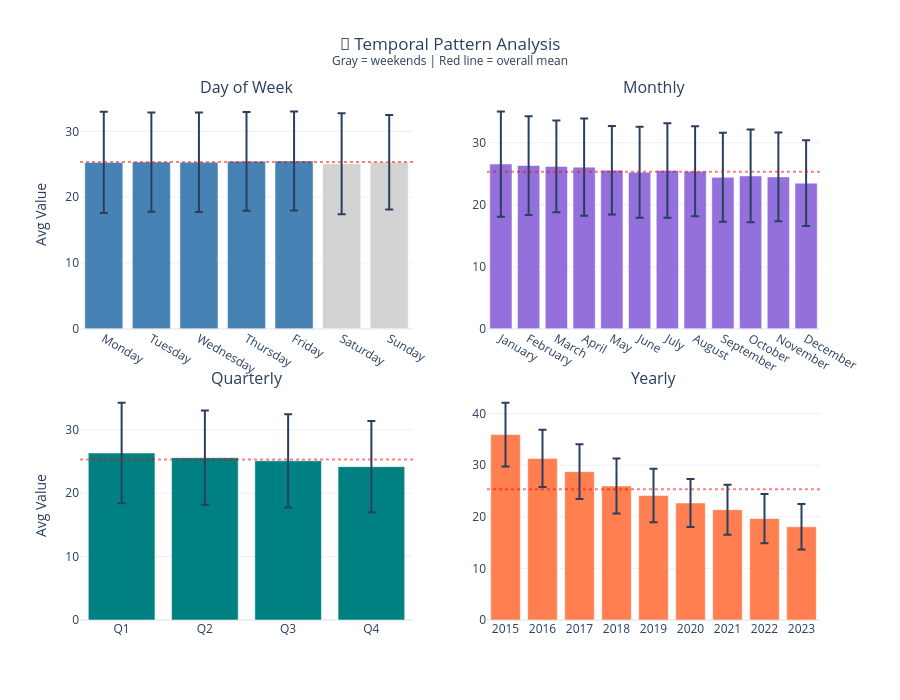

The code cell stored with this chart in its notebook:
### Markdown cell above
## 1c.6 Seasonality Detection

**📖 Understanding Seasonality:**
- **Weekly** (period=7): Higher activity on certain days
- **Monthly** (period~30): End-of-month patterns, billing cycles
- **Quarterly** (period~90): Business cycles, seasonal products

**📊 Interpreting Strength (Autocorrelation):**

Strength measures how well values at a given lag correlate with current values.

| Strength | Interpretation | Random Data Baseline |
|----------|----------------|---------------------|
| 0.0 | No pattern (random noise) | ≈ 0.0 |
| 0.1–0.3 | Weak pattern | Barely above random |
| 0.3–0.5 | Moderate pattern | 3–5× lift over random |
| 0.5–0.7 | Strong pattern | Clear repeating cycle |
| > 0.7 | Very strong pattern | Near-deterministic cycle |

*Lift interpretation: A strength of 0.4 means the pattern explains ~40% of variance at that lag, vs ~0% for random data.*

**🎯 Window-Aligned Pattern Detection:**

We check two types of patterns:
- **Natural periods** (7, 14, 21, 30 days): Calendar-driven cycles
- **Aggregation windows** (from findings): Patterns at your selected feature windows (e.g., 180d, 365d)

If a pattern aligns with your aggregation window, features computed over that window may capture the full cycle — consider this when interpreting aggregated features.

**Impact on ML:**
- Add day-of-week, month features for detected periods
- Consider seasonal decomposition for strong patterns
- Use cyclical encodings (sin/cos) for neural networks

### Code cell
# Seasonality Analysis - Temporal Pattern Grid + Autocorrelation

# Prepare temporal columns
daily_data["day_of_week"] = daily_data[TIME_COLUMN].dt.day_name()
daily_data["month"] = daily_data[TIME_COLUMN].dt.month_name()
daily_data["quarter"] = "Q" + daily_data[TIME_COLUMN].dt.quarter.astype(str)
daily_data["year"] = daily_data[TIME_COLUMN].dt.year.astype(str)

dow_order = ["Monday", "Tuesday", "Wednesday", "Thursday", "Friday", "Saturday", "Sunday"]
month_order = ["January", "February", "March", "April", "May", "June", "July", "August", "September", "October", "November", "December"]
daily_data["day_of_week"] = native_pd.Categorical(daily_data["day_of_week"], categories=[d for d in dow_order if d in daily_data["day_of_week"].to_numpy()], ordered=True)
daily_data["month"] = native_pd.Categorical(daily_data["month"], categories=[m for m in month_order if m in daily_data["month"].to_numpy()], ordered=True)
daily_data["quarter"] = native_pd.Categorical(daily_data["quarter"], categories=[q for q in ["Q1","Q2","Q3","Q4"] if q in daily_data["quarter"].to_numpy()], ordered=True)

# Compute statistics
dow_stats_mean = daily_data.groupby("day_of_week", observed=True)[analysis_col].mean().reset_index().rename(columns={analysis_col: "mean"})
dow_stats_std = daily_data.groupby("day_of_week", observed=True)[analysis_col].std().reset_index().rename(columns={analysis_col: "std"})
dow_stats = dow_stats_mean.merge(dow_stats_std, on="day_of_week")
monthly_stats_mean = daily_data.groupby("month", observed=True)[analysis_col].mean().reset_index().rename(columns={analysis_col: "mean"})
monthly_stats_std = daily_data.groupby("month", observed=True)[analysis_col].std().reset_index().rename(columns={analysis_col: "std"})
monthly_stats = monthly_stats_mean.merge(monthly_stats_std, on="month")
quarterly_stats_mean = daily_data.groupby("quarter", observed=True)[analysis_col].mean().reset_index().rename(columns={analysis_col: "mean"})
quarterly_stats_std = daily_data.groupby("quarter", observed=True)[analysis_col].std().reset_index().rename(columns={analysis_col: "std"})
quarterly_stats = quarterly_stats_mean.merge(quarterly_stats_std, on="quarter")
yearly_stats_mean = daily_data.groupby("year", observed=True)[analysis_col].mean().reset_index().rename(columns={analysis_col: "mean"})
yearly_stats_std = daily_data.groupby("year", observed=True)[analysis_col].std().reset_index().rename(columns={analysis_col: "std"})
yearly_stats = yearly_stats_mean.merge(yearly_stats_std, on="year")
overall_mean = daily_data[analysis_col].mean()

# Get aggregation window lags for seasonality detection
window_lags = []
if findings.time_series_metadata and findings.time_series_metadata.suggested_aggregations:
    for w in findings.time_series_metadata.suggested_aggregations:
        if w != "all_time":
            days = int(w.replace("d", "").replace("h", "")) if "d" in w else int(w.replace("h", "")) // 24
            if days > 30:
                window_lags.append(days)

# Run seasonality detection
seasonality_results = analyzer.detect_seasonality(daily_data, value_column=analysis_col, additional_lags=window_lags)

# Create 2x2 visualization grid
fig = make_subplots(rows=2, cols=2, subplot_titles=["Day of Week", "Monthly", "Quarterly", "Yearly"],
                    horizontal_spacing=0.1, vertical_spacing=0.12)

colors_dow = ["lightgray" if d in ["Saturday", "Sunday"] else "steelblue" for d in dow_stats["day_of_week"]]
fig.add_trace(go.Bar(x=dow_stats["day_of_week"], y=dow_stats["mean"], error_y=dict(type="data", array=dow_stats["std"]),
                     marker_color=colors_dow, showlegend=False), row=1, col=1)
fig.add_trace(go.Bar(x=monthly_stats["month"], y=monthly_stats["mean"], error_y=dict(type="data", array=monthly_stats["std"]),
                     marker_color="mediumpurple", showlegend=False), row=1, col=2)
fig.add_trace(go.Bar(x=quarterly_stats["quarter"], y=quarterly_stats["mean"], error_y=dict(type="data", array=quarterly_stats["std"]),
                     marker_color="teal", showlegend=False), row=2, col=1)
fig.add_trace(go.Bar(x=yearly_stats["year"], y=yearly_stats["mean"], error_y=dict(type="data", array=yearly_stats["std"]),
                     marker_color="coral", showlegend=False), row=2, col=2)

for row, col in [(1, 1), (1, 2), (2, 1), (2, 2)]:
    fig.add_hline(y=overall_mean, line_dash="dot", line_color="red", opacity=0.5, row=row, col=col)

fig.update_layout(title={"text": "📅 Temporal Pattern Analysis<br><sup>Gray = weekends | Red line = overall mean</sup>",
                         "x": 0.5, "xanchor": "center"}, template="plotly_white", height=700)
fig.update_yaxes(title_text="Avg Value", row=1, col=1)
fig.update_yaxes(title_text="Avg Value", row=2, col=1)
display_figure(fig)

# Combined Pattern Analysis
print("📊 SEASONALITY & TEMPORAL PATTERN ANALYSIS")
print("="*60)

# Variation analysis
def calc_var(stats): return (stats["mean"].max() - stats["mean"].min()) / overall_mean * 100 if len(stats) > 1 else 0
variations = {"day_of_week": calc_var(dow_stats), "month": calc_var(monthly_stats),
              "quarter": calc_var(quarterly_stats), "year": calc_var(yearly_stats)}

print("\n📈 Pattern Variation (% from mean):")
print(f"   Day of Week: {variations['day_of_week']:.1f}%")
print(f"   Monthly:     {variations['month']:.1f}%")
print(f"   Quarterly:   {variations['quarter']:.1f}%")
print(f"   Yearly:      {variations['year']:.1f}%")

# Autocorrelation seasonality
print("\n🔁 Autocorrelation Seasonality (threshold > 0.3):")
if seasonality_results:
    for sr in seasonality_results:
        strength = "Strong" if sr.strength > 0.5 else "Moderate"
        aligned = " [aggregation window]" if sr.period in window_lags else ""
        print(f"   • {sr.period_name or f'{sr.period}d'}: {sr.strength:.3f} ({strength}){aligned}")
else:
    print("   No significant autocorrelation patterns detected")

# Generate recommendations
SEASONALITY_RECOMMENDATIONS = []
for pattern, var_pct in variations.items():
    priority = "high" if var_pct > 20 else "medium" if var_pct > 10 else "low"

    if pattern == "day_of_week" and var_pct > 10:
        SEASONALITY_RECOMMENDATIONS.append({"pattern": pattern, "variation": var_pct, "priority": priority,
            "features": ["dow_sin", "dow_cos", "is_weekend"], "reason": f"{var_pct:.1f}% variation - add cyclical encoding"})
    elif pattern == "month" and var_pct > 10:
        SEASONALITY_RECOMMENDATIONS.append({"pattern": pattern, "variation": var_pct, "priority": priority,
            "features": ["month_sin", "month_cos"], "reason": f"{var_pct:.1f}% variation - add cyclical encoding"})
    elif pattern == "quarter" and var_pct > 10:
        SEASONALITY_RECOMMENDATIONS.append({"pattern": pattern, "variation": var_pct, "priority": priority,
            "features": ["quarter_sin", "quarter_cos"], "reason": f"{var_pct:.1f}% variation - add cyclical encoding"})
    elif pattern == "year" and var_pct > 20:
        trend_explains = 'trend_result' in dir() and trend_result.strength > 0.3 and trend_result.has_direction
        if trend_explains:
            SEASONALITY_RECOMMENDATIONS.append({"pattern": pattern, "variation": var_pct, "priority": priority,
                "features": ["year_trend"], "reason": f"{var_pct:.1f}% variation aligned with trend"})
        else:
            SEASONALITY_RECOMMENDATIONS.append({"pattern": pattern, "variation": var_pct, "priority": priority,
                "features": ["year_categorical"], "reason": f"{var_pct:.1f}% variation but NO linear trend - use categorical",
                "warning": "Stepwise changes or non-linear cycles suspected"})

# For autocorrelation-detected patterns
for sr in seasonality_results:
    if sr.period in [7, 14, 21, 30] and sr.strength > 0.3:
        SEASONALITY_RECOMMENDATIONS.append({"pattern": f"{sr.period}d_cycle", "variation": sr.strength * 100,
            "priority": "medium", "features": [f"lag_{sr.period}d_ratio"],
            "reason": f"Autocorrelation {sr.strength:.2f} at {sr.period}d - add lag ratio feature"})

print("\n" + "─"*60)
print("📋 SEASONALITY RECOMMENDATIONS:")
print("─"*60)
if SEASONALITY_RECOMMENDATIONS:
    for rec in SEASONALITY_RECOMMENDATIONS:
        icon = {"high": "🔴", "medium": "🟡", "low": "🟢"}.get(rec["priority"], "⚪")
        print(f"\n{icon} [{rec['priority'].upper()}] {rec['pattern'].replace('_', ' ').title()}")
        print(f"   {rec['reason']}")
        if rec.get("warning"):
            print(f"   ⚠️  {rec['warning']}")
        if rec.get("features"):
            print(f"   → Features: {', '.join(rec['features'])}")
else:
    print("\n   No significant patterns - seasonal features unlikely to help")

TEMPORAL_PATTERN_RECOMMENDATIONS = SEASONALITY_RECOMMENDATIONS

### Figure 1 — Plotly figure (JSON) as saved in the notebook; plotly's stock layout.template omitted (floating-point values rounded to 4 significant figures)
{"data": [{"error_y": {"array": [7.687, 7.539, 7.561, 7.508, 7.524, 7.671, 7.187], "type": "data"}, "marker": {"color": ["steelblue", "steelblue", "steelblue", "steelblue", "steelblue", "lightgray", "lightgray"]}, "showlegend": false, "type": "bar", "x": ["Monday", "Tuesday", "Wednesday", "Thursday", "Friday", "Saturday", "Sunday"], "xaxis": "x", "y": [25.28, 25.33, 25.3, 25.44, 25.49, 25.09, 25.3], "yaxis": "y"}, {"error_y": {"array": [8.483, 7.96, 7.389, 7.833, 7.118, 7.321, 7.601, 7.261, 7.179, 7.462, 7.149, 6.916], "type": "data"}, "marker": {"color": "mediumpurple"}, "showlegend": false, "type": "bar", "x": ["January", "February", "March", "April", "May", "June", "July", "August", "September", "October", "November", "December"], "xaxis": "x2", "y": [26.56, 26.32, 26.18, 26.06, 25.56, 25.24, 25.52, 25.39, 24.42, 24.65, 24.49, 23.48], "yaxis": "y2"}, {"error_y": {"array": [7.948, 7.425, 7.358, 7.19], "type": "data"}, "marker": {"color": "teal"}, "showlegend": false, "type": "bar", "x": ["Q1", "Q2", "Q3", "Q4"], "xaxis": "x3", "y": [26.35, 25.62, 25.12, 24.2], "yaxis": "y3"}, {"error_y": {"array": [6.197, 5.566, 5.318, 5.339, 5.185, 4.654, 4.847, 4.774, 4.417], "type": "data"}, "marker": {"color": "coral"}, "showlegend": false, "type": "bar", "x": ["2015", "2016", "2017", "2018", "2019", "2020", "2021", "2022", "2023"], "xaxis": "x4", "y": [35.92, 31.31, 28.75, 25.96, 24.13, 22.67, 21.37, 19.66, 18.06], "yaxis": "y4"}], "layout": {"annotations": [{"font": {"size": 16}, "showarrow": false, "text": "Day of Week", "x": 0.225, "xanchor": "center", "xref": "paper", "y": 1.0, "yanchor": "bottom", "yref": "paper"}, {"font": {"size": 16}, "showarrow": false, "text": "Monthly", "x": 0.775, "xanchor": "center", "xref": "paper", "y": 1.0, "yanchor": "bottom", "yref": "paper"}, {"font": {"size": 16}, "showarrow": false, "text": "Quarterly", "x": 0.225, "xanchor": "center", "xref": "paper", "y": 0.44, "yanchor": "bottom", "yref": "paper"}, {"font": {"size": 16}, "showarrow": false, "text": "Yearly", "x": 0.775, "xanchor": "center", "xref": "paper", "y": 0.44, "yanchor": "bottom", "yref": "paper"}], "height": 700, "shapes": [{"line": {"color": "red", "dash": "dot"}, "opacity": 0.5, "type": "line", "x0": 0, "x1": 1, "xref": "x domain", "y0": 25.32, "y1": 25.32, "yref": "y"}, {"line": {"color": "red", "dash": "dot"}, "opacity": 0.5, "type": "line", "x0": 0, "x1": 1, "xref": "x2 domain", "y0": 25.32, "y1": 25.32, "yref": "y2"}, {"line": {"color": "red", "dash": "dot"}, "opacity": 0.5, "type": "line", "x0": 0, "x1": 1, "xref": "x3 domain", "y0": 25.32, "y1": 25.32, "yref": "y3"}, {"line": {"color": "red", "dash": "dot"}, "opacity": 0.5, "type": "line", "x0": 0, "x1": 1, "xref": "x4 domain", "y0": 25.32, "y1": 25.32, "yref": "y4"}], "title": {"text": "📅 Temporal Pattern Analysis<br><sup>Gray = weekends | Red line = overall mean</sup>", "x": 0.5, "xanchor": "center"}, "xaxis": {"anchor": "y", "domain": [0.0, 0.45]}, "xaxis2": {"anchor": "y2", "domain": [0.55, 1.0]}, "xaxis3": {"anchor": "y3", "domain": [0.0, 0.45]}, "xaxis4": {"anchor": "y4", "domain": [0.55, 1.0]}, "yaxis": {"anchor": "x", "domain": [0.56, 1.0], "title": {"text": "Avg Value"}}, "yaxis2": {"anchor": "x2", "domain": [0.56, 1.0]}, "yaxis3": {"anchor": "x3", "domain": [0.0, 0.44], "title": {"text": "Avg Value"}}, "yaxis4": {"anchor": "x4", "domain": [0.0, 0.44]}}}
